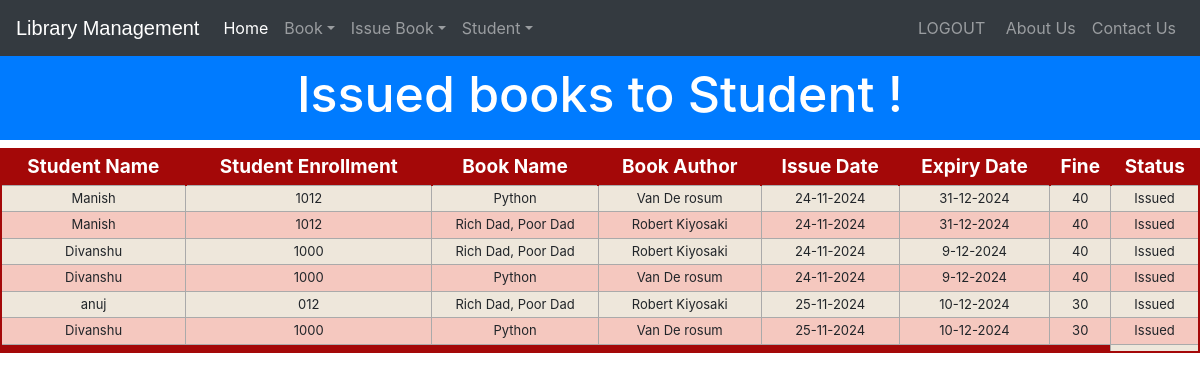
Screenshot of /viewissuedbook (signed in) with the database file from the repository.
### library/models.py (models this page shows, shortened)
class StudentExtra(models.Model):
    user=models.OneToOneField(User,on_delete=models.CASCADE)
    enrollment = models.CharField(max_length=40)
    branch = models.CharField(max_length=40)
    @property
    def get_name(self):
        return self.user.first_name

class Book(models.Model):
    catchoice= [
        ('education', 'Education'),
        ('entertainment', 'Entertainment'),
        ('comics', 'Comics'),
        ('biography', 'Biographie'),
        ('history', 'History'),
        ]
    name=models.CharField(max_length=30)
    isbn=models.PositiveIntegerField()
    author=models.CharField(max_length=40)
    category=models.CharField(max_length=30,choices=catchoice,default='education')

class IssuedBook(models.Model):
    enrollment=models.CharField(max_length=30)
    isbn=models.CharField(max_length=30)
    issuedate=models.DateField(auto_now=True)
    expirydate=models.DateField(default=get_expiry)
    statuschoice= [
        ('Issued', 'Issued'),
        ('Returned', 'Returned'),
        ]
    status=models.CharField(max_length=20,choices=statuschoice,default="Issued")

### library/views.py (the view)
# urls.py: path('viewissuedbook', views.viewissuedbook_view),
@login_required(login_url='adminlogin')
@user_passes_test(is_admin)
def viewissuedbook_view(request):
    issuedbooks=models.IssuedBook.objects.all()
    li=[]
    for ib in issuedbooks:
        issdate=str(ib.issuedate.day)+'-'+str(ib.issuedate.month)+'-'+str(ib.issuedate.year)
        expdate=str(ib.expirydate.day)+'-'+str(ib.expirydate.month)+'-'+str(ib.expirydate.year)
        days=(date.today()-ib.issuedate)
        print(date.today())
        d=days.days
        fine=0
        if d>15:
            day=d-15
            fine=day*10
        books=list(models.Book.objects.filter(isbn=ib.isbn))
        students=list(models.StudentExtra.objects.filter(enrollment=ib.enrollment))
        i=0
        for l in books:
            t=(students[i].get_name,students[i].enrollment,books[i].name,books[i].author,issdate,expdate,fine,ib.status)
            i=i+1
            li.append(t)
    return render(request,'library/viewissuedbook.html',{'li':li})

### library/views.py (called while the page is built)
def is_admin(user):
    if user.is_superuser or user.is_staff:
        return True
    else:
        return False

### templates/library/viewissuedbook.html (shortened to what this page needs)
<!DOCTYPE html>
<html lang="en" dir="ltr">
  <head>
  </head>
  <body>
    {% include "library/navbaradmin.html" %}
    <br>
    <br>
    <h3 class="p-3 mb-2 bg-primary text-white" style = 'font-size: 50px;text-align:center;margin-bottom:0px;'>Issued books to Student !</h3>
{% if li%}
    <table class="redTable">
    <thead>
    <tr>
    <th>Student Name</th>
    <th>Student Enrollment</th>
    <th>Book Name</th>
    <th>Book Author</th>
    <th>Issue Date</th>
    <th>Expiry Date</th>
    <th>Fine</th>
    <th>Status</th>
    </tr>
    </thead>
    <tfoot>
    <tr>
    <td colspan="7">
    </td>
    </tr>
    </tfoot>
    <tbody>
      {% for t in li %}
        <tr>
          <td>{{t.0}}</td>
          <td>{{t.1}}</td>
          <td>{{t.2}}</td>
          <td>{{t.3}}</td>
          <td>{{t.4}}</td>
          <td>{{t.5}}</td>
          <td> {% if t.7 == "Returned" %}
            No Fine
            {% else %}
            {{t.6}}
          {% endif %}</td>
          <td>{{t.7}}</td>
        </tr>
        {%endfor%}
    </tbody>
    </table>
    {%else%}
    <h1> 0 book Issued</h1>
    {%endif%}
    <br><br><br><br><br><br><br><br><br>
  {% include "library/footer.html" %}
  </body>
</html>

### templates/library/navbaradmin.html (shortened to what this page needs)
<!DOCTYPE html>
{% load static %}
<html lang="en">
<head>
<link rel="stylesheet" href="https://stackpath.bootstrapcdn.com/bootstrap/4.3.1/css/bootstrap.min.css">
<link rel="stylesheet" href="https://maxcdn.bootstrapcdn.com/font-awesome/4.7.0/css/font-awesome.min.css">
</head>
<body>
<div class="bs-example">
    <nav class="navbar navbar-expand-md bg-dark navbar-dark fixed-top">
        <a href="/" class="navbar-brand">Library Management</a>
        <div class="collapse navbar-collapse justify-content-between" id="navbarCollapse">
            <div class="navbar-nav">
                <a href="/" class="nav-item nav-link active">Home</a>
                <div class="nav-item dropdown">
                  <a href="#" class="nav-link dropdown-toggle" data-toggle="dropdown">Book</a>
                </div>
                <div class="nav-item dropdown">
                  <a href="#" class="nav-link dropdown-toggle" data-toggle="dropdown">Issue Book</a>
                </div>
                <div class="nav-item dropdown">
                  <a href="#" class="nav-link dropdown-toggle" data-toggle="dropdown">Student</a>
                </div>
            </div>
            <div class="navbar-nav">
                <a href="logout" class="nav-item nav-link">LOGOUT</a> &nbsp
                <a href="/aboutus" class="nav-item nav-link">About Us</a>
                <a href="contactus" class="nav-item nav-link">Contact Us</a>
            </div>
        </div>
    </nav>
</div>
</body>
</html>

### templates/library/footer.html (shortened to what this page needs)
<!DOCTYPE html>
<html>
<head>
</head>
</html>

### templates/library/viewissuedbook.html (style rules this page uses)
table.redTable { border: 2px solid #A40808; background-color: #EEE7DB; width: 100%; text-align: center; border-collapse: collapse; }
table.redTable td, table.redTable th { border: 1px solid #AAAAAA; padding: 3px 2px; }
table.redTable tbody td { font-size: 13px; }
table.redTable tr:nth-child(even) { background: #F5C8BF; }
table.redTable thead { background: #A40808; }
table.redTable thead th { font-size: 19px; font-weight: bold; color: #FFFFFF; text-align: center; border-left: 2px solid #A40808; }
table.redTable thead th:first-child { border-left: none; }
table.redTable tfoot { font-size: 13px; font-weight: bold; color: #FFFFFF; background: #A40808; }
table.redTable tfoot td { font-size: 13px; }

### templates/library/navbaradmin.html (style rules this page uses)
.bs-example { margin: 0px; }
.navbar-brand { font-size: 20px; font-family: sans-serif; }

### rows the page displays
StudentExtra: enrollment "1012" "1012"
Book: name "Python" "Python" "Python", author "Van De rosum" "Van De rosum" "Van De rosum"
IssuedBook: status "Issued"
Book: name "Rich Dad, Poor Dad" "Rich Dad, Poor Dad" "Rich Dad, Poor Dad", author "Robert Kiyosaki" "Robert Kiyosaki" "Robert Kiyosaki"
IssuedBook: status "Issued"
StudentExtra: enrollment "1000" "1000" "1000"
IssuedBook: status "Issued"
IssuedBook: status "Issued"
StudentExtra: enrollment "012"
IssuedBook: status "Issued"
IssuedBook: status "Issued"

### other values shown
{{ t.0 }} "Manish" "Manish" "Divanshu" "Divanshu" "anuj" "Divanshu"
{{ t.4 }} "24-11-2024" "24-11-2024" "24-11-2024" "24-11-2024" "25-11-2024" "25-11-2024"
{{ t.5 }} "31-12-2024" "31-12-2024" "9-12-2024" "9-12-2024" "10-12-2024" "10-12-2024"
{{ t.6 }} "40" "40" "40" "40" "30" "30"
